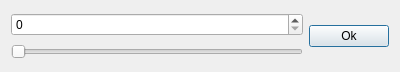
<?xml version="1.0" encoding="UTF-8"?>
<ui version="4.0">
 <class>RecordsAmmount</class>
 <widget class="QDialog" name="RecordsAmmount">
  <property name="geometry">
   <rect>
    <x>0</x>
    <y>0</y>
    <width>400</width>
    <height>72</height>
   </rect>
  </property>
  <property name="windowTitle">
   <string>Кол-во записей</string>
  </property>
  <layout class="QHBoxLayout" name="horizontalLayout">
   <item>
    <layout class="QVBoxLayout" name="verticalLayout">
     <item>
      <widget class="QSpinBox" name="spinBox"/>
     </item>
     <item>
      <widget class="QSlider" name="horizontalSlider">
       <property name="orientation">
        <enum>Qt::Horizontal</enum>
       </property>
      </widget>
     </item>
    </layout>
   </item>
   <item>
    <widget class="QPushButton" name="ok">
     <property name="text">
      <string>Ok</string>
     </property>
    </widget>
   </item>
  </layout>
 </widget>
 <resources/>
 <connections/>
</ui>
